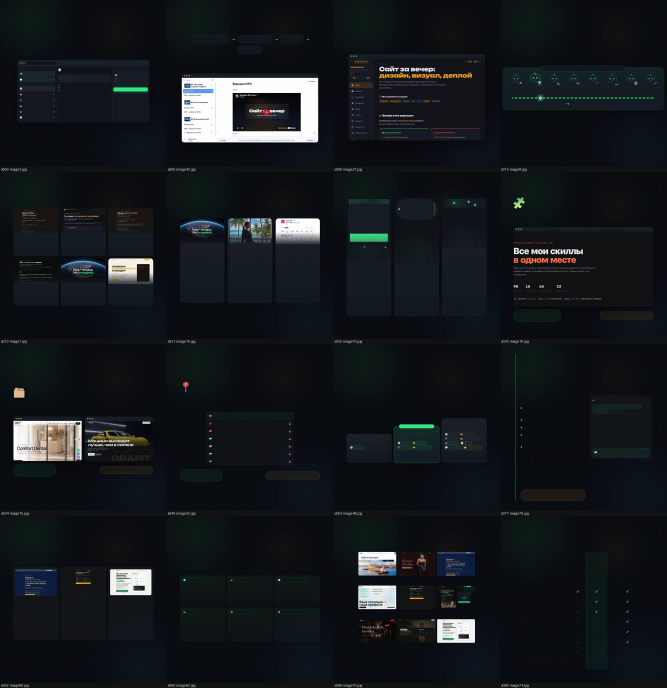
#> input picture source/google-sales-2026-09-21/media-sheet-sel.jpg, 2000 x 2064 px, given in place of cities.png, which was not available (shown at 1/3 size)
$ python _img_1009_locks.py google-sales-2026-09-21/media-sheet-sel.jpg
#> lines starting #> are read from the running program, lines starting #| are printed output that depends on the picture; pictures that were not available may be replaced by others from this repository, and a replacement may not be noted
#!/usr/bin/env python3
"""09.10 · rest 84/85 — «замочек» за ТЗ Влада (G352): список ніш і локацій закритий.
rest 84: нова таблиця ніш (~/Desktop/cities.png) — видно шапку і 2 перші ніші, решта розмита.
rest 85: «Города и районы» (фото 2 від Мирослава) — чітко лише шапка, заголовок графіка, рядок «Киев» і фільтри, решта розмита.
Розмиття як у .s2n-reveal: blur + brightness .5 + saturate .6. → assets/gen-s2-1009/r084-niches-lock.webp, r085-cities-kyiv.webp"""
import sys
from pathlib import Path
from PIL import Image, ImageFilter, ImageEnhance, ImageDraw
ROOT = Path(__file__).resolve().parents[1]
OUT = ROOT / 'assets/gen-s2-1009'; OUT.mkdir(exist_ok=True)
BG = (11, 9, 7)

def locked(im, keep, radius, feather=6, bright=0.5, sat=0.6):
    """keep — список прямокутників (x0,y0,x1,y1) у пікселях, що лишаються чіткими."""
    bl = im.filter(ImageFilter.GaussianBlur(radius))
    bl = ImageEnhance.Color(bl).enhance(sat); bl = ImageEnhance.Brightness(bl).enhance(bright)
    m = Image.new('L', im.size, 0); d = ImageDraw.Draw(m)
    for r in keep: d.rectangle(r, fill=255)
    m = m.filter(ImageFilter.GaussianBlur(feather))
    return Image.composite(im, bl, m)

def flat(p):
    im = Image.open(p)
#> im is the input picture: PIL image 2000x2064 RGB; mean R, G, B 20.9, 25, 29.1
    if im.mode == 'RGBA':
        bg = Image.new('RGB', im.size, BG); bg.paste(im, mask=im.split()[3]); return bg
    return im.convert('RGB')

# rest 84 · ніші (09.10, 2-га правка Мирослава): розмиття легке — видно, що там текст, але не читається;
# чіткі шапка, 3-тя і 7-ма ніші; 1-ша, 2-га та решта — під розмиттям. Межі рядків: 313/453/592/731/870/1009/1149/1288/1427/1566
a = flat(Path.home() / 'Desktop/cities.png').crop((340, 0, 2600, 1712))
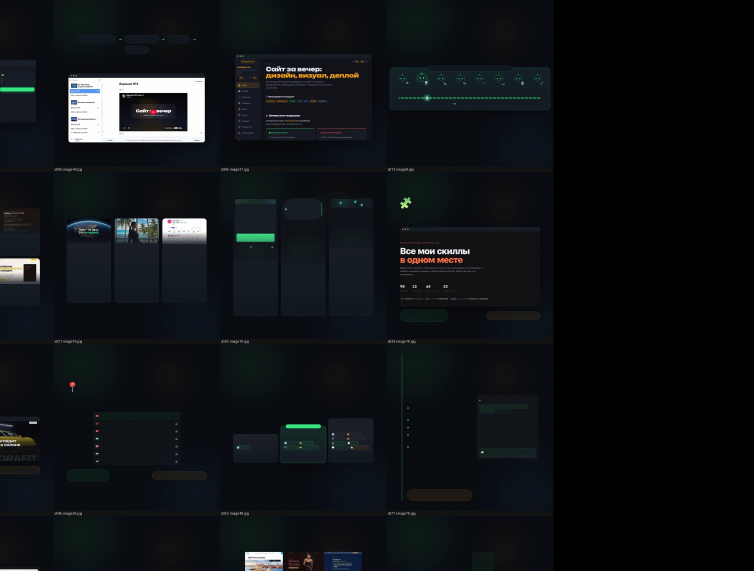
#> a: PIL image 2260x1712 RGB (shown at 1/3 size); mean R, G, B 15.3, 18.3, 21.3
W, H = a.size
#> W = 2260; H = 1712
a = locked(a, [(0, 0, W, 313), (0, 592, W, 731), (0, 1149, W, 1288)], radius=9, feather=3, bright=0.62, sat=0.7)
#> in locked, `m = Image.new('L', im.size, 0)`: m: PIL image 2260x1712 L; every value is 0
#> in locked, `m = m.filter(ImageFilter.GaussianBlur(feather))`:
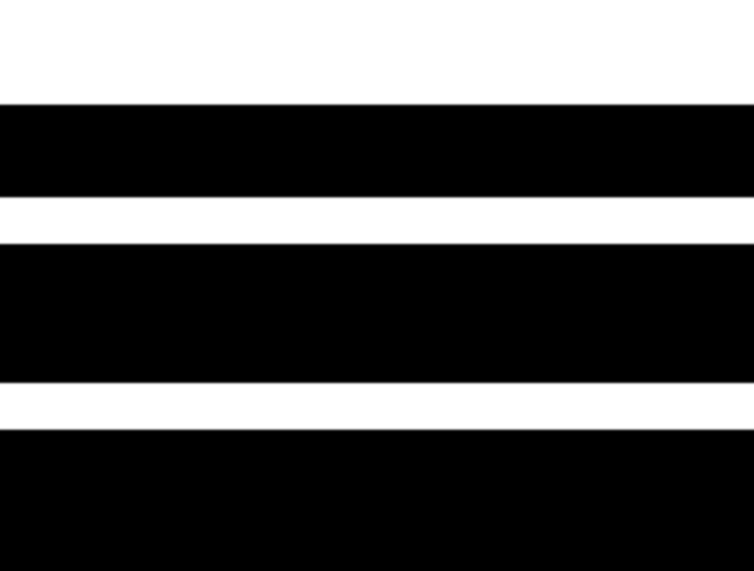
#> m: PIL image 2260x1712 L (shown at 1/3 size); min 0, max 255, mean 88.5
a.save(OUT / 'r084-niches-lock-v2.webp', quality=88, method=6); print('r084', a.size)
#| r084 (2260, 1712)

# rest 85 · міста: чітко шапка, заголовок графіка, «Киев», фільтри
src = sys.argv[1] if len(sys.argv) > 1 else None
if src:
    b = flat(src).crop((236, 0, 1764, 1196))
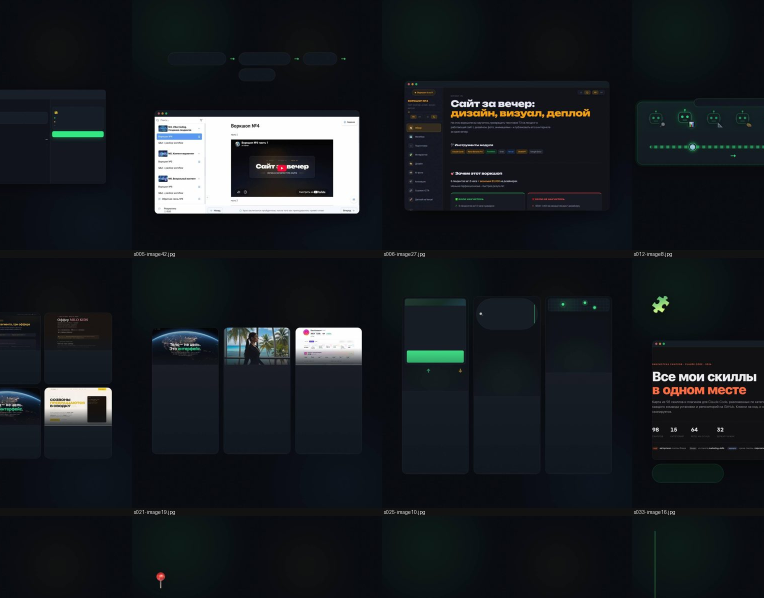
#> b: PIL image 1528x1196 RGB (shown at 1/2 size); mean R, G, B 24.5, 28.7, 32.8
    keep = [(0, 0, 1528, 238),          # Скоринг мест · Города и районы · опис
            (20, 282, 1508, 372),       # Сколько карточек без своего сайта + підзаголовок
            (24, 622, 1504, 663),       # рядок «Киев»
            (8, 938, 744, 996)]         # Все · Англоязычные рынки · Свои за рубежом · Домашние и Азия
    b = locked(b, keep, radius=6, feather=3, bright=0.62, sat=0.7)  # 09.10: легше розмиття — видно, що там щось є
#> call 2 of locked, with radius = 6, feather = 3, bright = 0.62, sat = 0.7
#> in locked (call 2), `bl = im.filter(ImageFilter.GaussianBlur(radius))`:
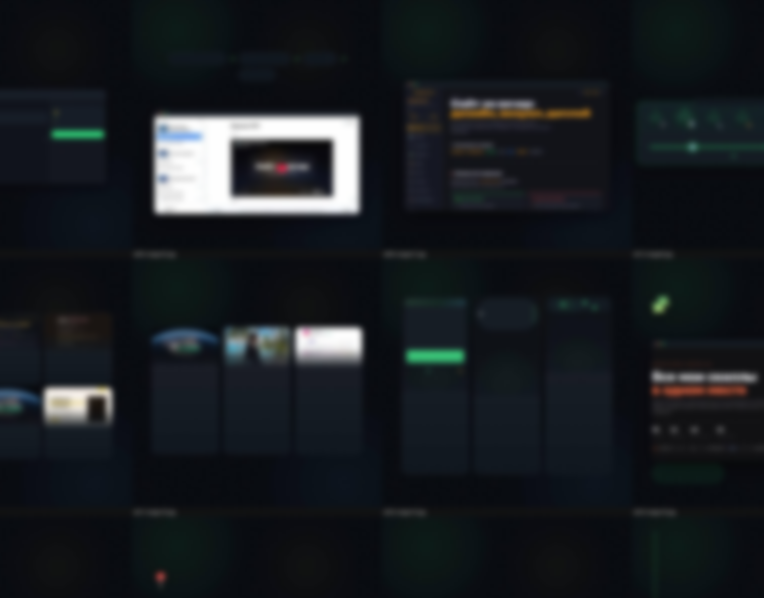
#> bl: PIL image 1528x1196 RGB (shown at 1/2 size); mean R, G, B 24.5, 28.7, 32.8
#> in locked (call 2), `bl = ImageEnhance.Brightness(bl).enhance(bright)`:
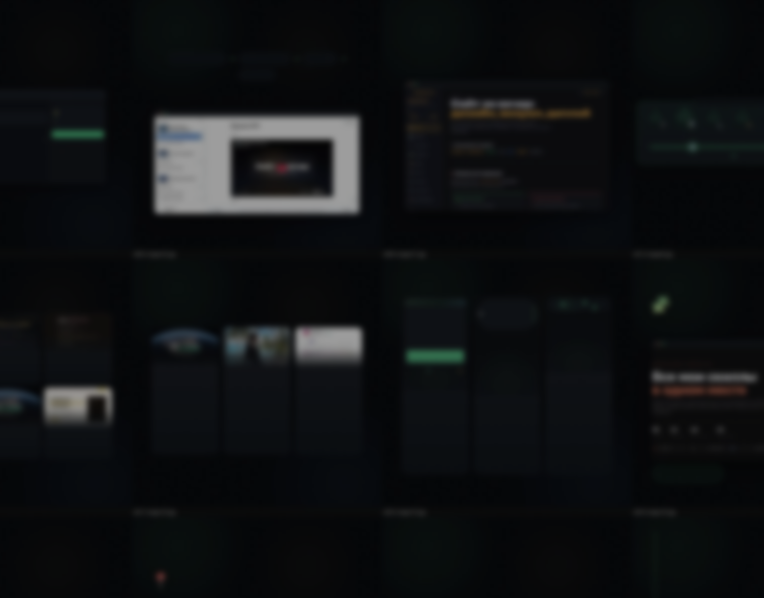
#> bl: PIL image 1528x1196 RGB (shown at 1/2 size); mean R, G, B 15, 17, 18.7
#> in locked (call 2), `m = Image.new('L', im.size, 0)`: m: PIL image 1528x1196 L; every value is 0
#> in locked (call 2), `m = m.filter(ImageFilter.GaussianBlur(feather))`:
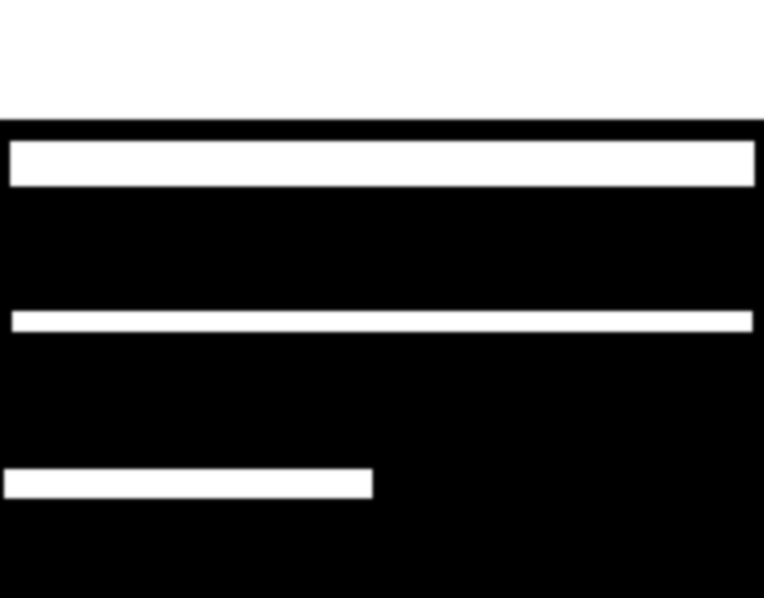
#> m: PIL image 1528x1196 L (shown at 1/2 size); min 0, max 255, mean 84.6
#> in locked (call 2), `return Image.composite(im, bl, m)`:
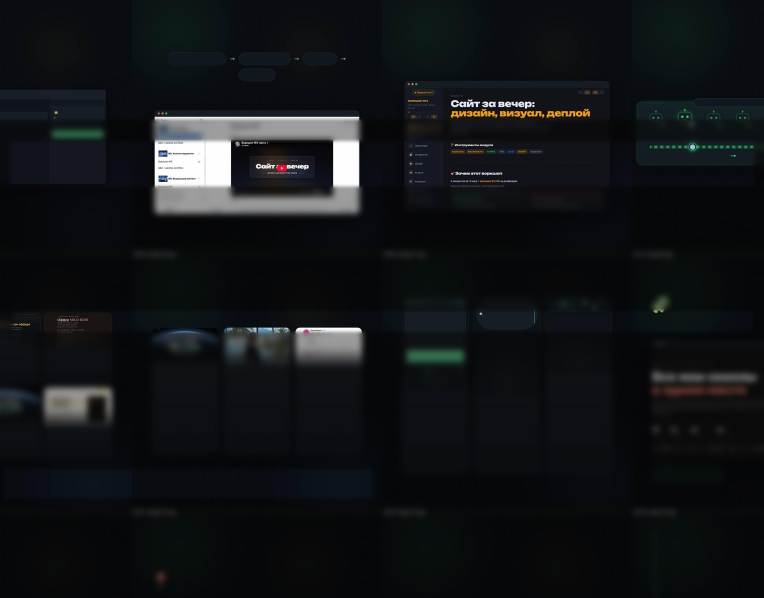
#> returned value: PIL image 1528x1196 RGB (shown at 1/2 size); mean R, G, B 18.1, 20.7, 23.1
    b.save(OUT / 'r085-cities-kyiv-v2.webp', quality=88, method=6); print('r085', b.size)
#| r085 (1528, 1196)

# rest 86 · картки міст (09.10, Мирослав): легке розмиття; чітко лише фільтри і шапка першої картки (назва, бал, ринок, райони).
# Текст першої картки (абзац, Ниши/Чек/Язык, Риск) і дві інші картки — під розмиттям. Вебкамера Влада в правому верхньому куті — затерта.
#> (the run stopped early here; a loop or call above may not have finished)

$ run again, on source/google-sales-2026-09-21/media-sheet.jpg
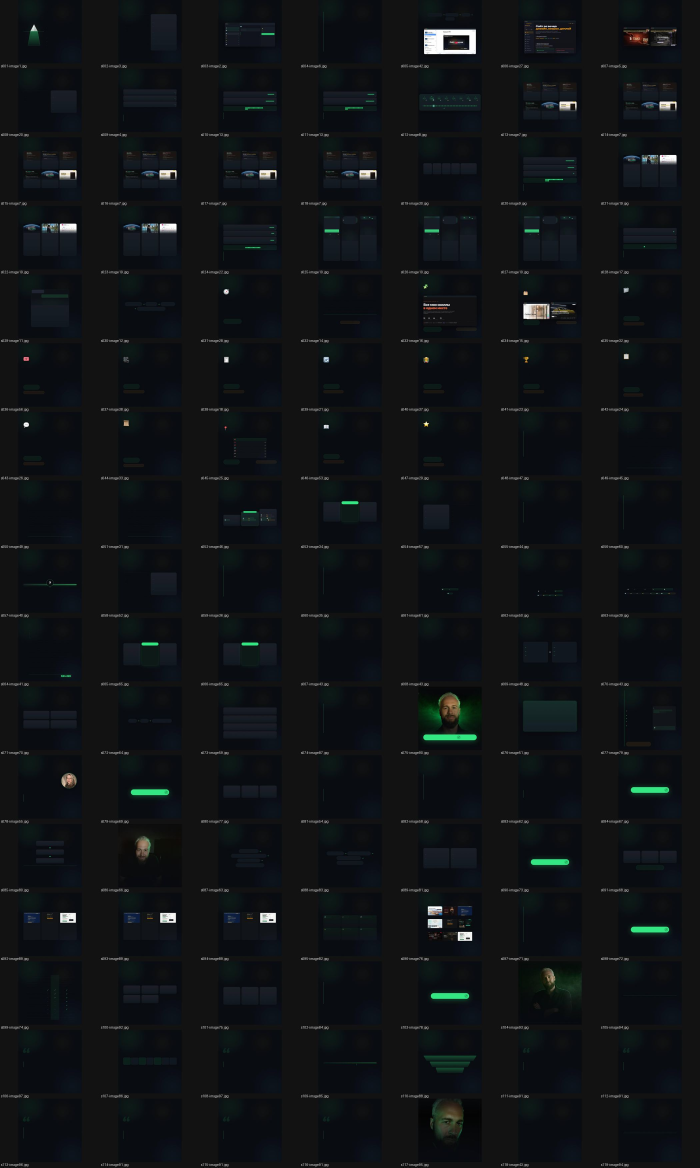
#> input picture source/google-sales-2026-09-21/media-sheet.jpg, 2100 x 3502 px, given in place of cities.png, which was not available (shown at 1/3 size)
#> in flat, im is the input picture: PIL image 2100x3502 RGB; mean R, G, B 16.2, 19.1, 21.5
#> `a = flat(Path.home() / 'Desktop/cities.png').crop((340, 0, 2600, 1712))`:
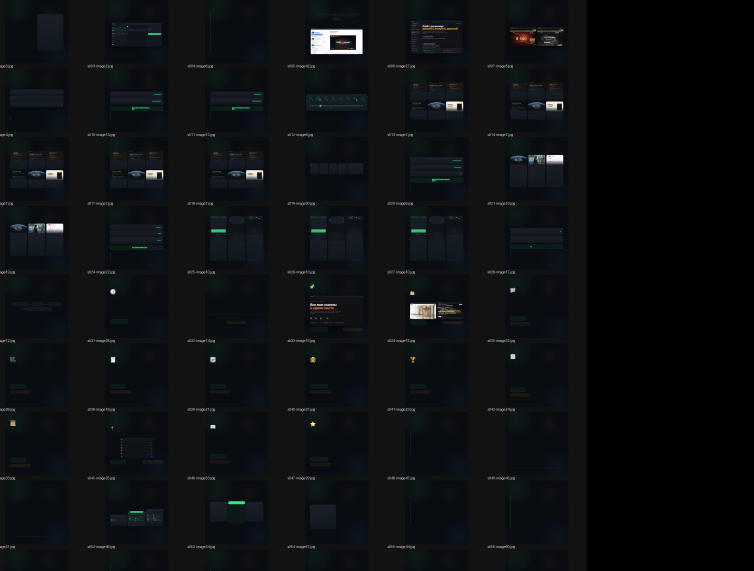
#> a: PIL image 2260x1712 RGB (shown at 1/3 size); mean R, G, B 13.2, 15.3, 17.4
#| r084 (2260, 1712)
#> in locked (call 2), `bl = ImageEnhance.Brightness(bl).enhance(bright)`:
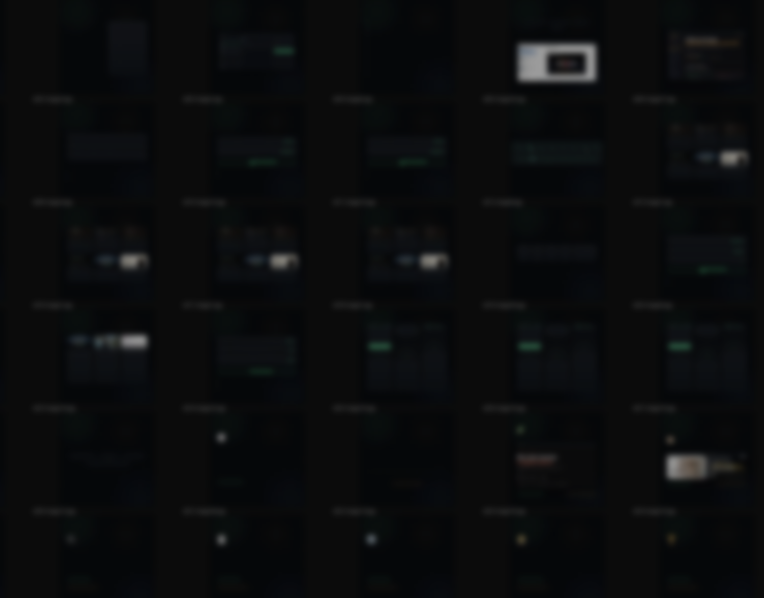
#> bl: PIL image 1528x1196 RGB (shown at 1/2 size); mean R, G, B 10.9, 12.2, 13.2
#| r085 (1528, 1196)
